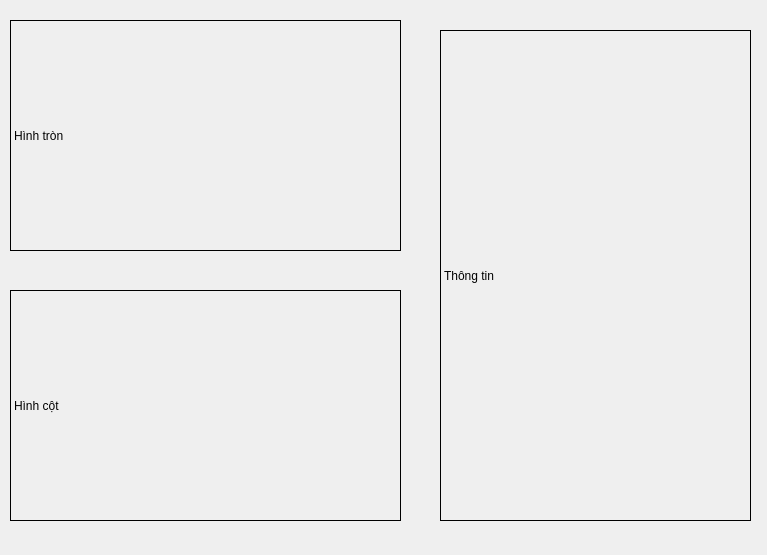
<?xml version="1.0" encoding="UTF-8"?>
<ui version="4.0">
 <class>Dialog</class>
 <widget class="QDialog" name="Dialog">
  <property name="geometry">
   <rect>
    <x>0</x>
    <y>0</y>
    <width>767</width>
    <height>555</height>
   </rect>
  </property>
  <property name="windowTitle">
   <string>Dialog</string>
  </property>
  <widget class="QLabel" name="labelTron">
   <property name="geometry">
    <rect>
     <x>10</x>
     <y>20</y>
     <width>391</width>
     <height>231</height>
    </rect>
   </property>
   <property name="frameShape">
    <enum>QFrame::Panel</enum>
   </property>
   <property name="text">
    <string>Hình tròn</string>
   </property>
  </widget>
  <widget class="QLabel" name="labelCot">
   <property name="geometry">
    <rect>
     <x>10</x>
     <y>290</y>
     <width>391</width>
     <height>231</height>
    </rect>
   </property>
   <property name="frameShape">
    <enum>QFrame::Panel</enum>
   </property>
   <property name="text">
    <string>Hình cột</string>
   </property>
  </widget>
  <widget class="QLabel" name="label_3">
   <property name="geometry">
    <rect>
     <x>440</x>
     <y>30</y>
     <width>311</width>
     <height>491</height>
    </rect>
   </property>
   <property name="frameShape">
    <enum>QFrame::Panel</enum>
   </property>
   <property name="text">
    <string>Thông tin</string>
   </property>
  </widget>
 </widget>
 <resources/>
 <connections/>
</ui>
